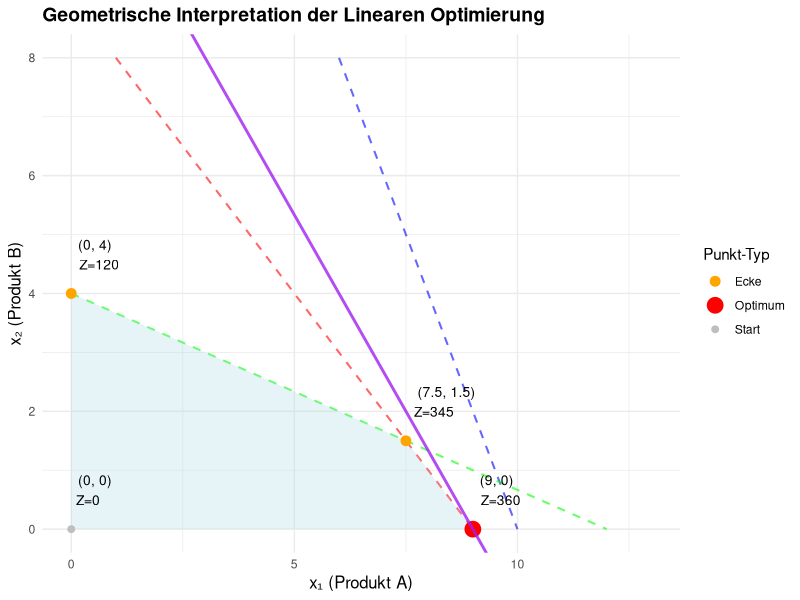
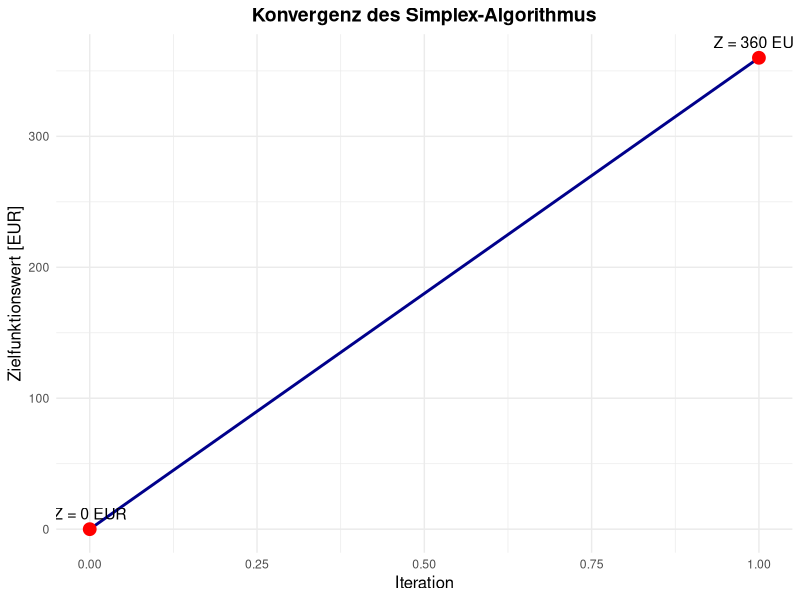

Write the R code that produced these figures, in order.
## ---- chunk 1
options(digits = 4)
knitr::opts_chunk$set(echo=FALSE, message=FALSE, warning=FALSE, cache=FALSE, 
                      dev.args=list(pointsize=11), size="scriptsize")
library(tidyverse)
library(gridExtra)
library(knitr)
## ---- chunk 2
# Initiales Tableau
tableau_0 <- data.frame(
  Basis = c("$s_1$", "$s_2$", "$s_3$", "Z"),
  x_1 = c(4, 10, 1, -40),
  x_2 = c(2, 30, 1, -30),
  s_1 = c(1, 0, 0, 0),
  s_2 = c(0, 1, 0, 0),
  s_3 = c(0, 0, 1, 0),
  RHS = c(40, 120, 9, 0)
)

colnames(tableau_0) <- c("Basis", "$x_1$", "$x_2$", "$s_1$", "$s_2$", "$s_3$", "RHS")
knitr::kable(tableau_0, escape=FALSE, caption = "Initiales Simplex-Tableau (Iteration 0)")
## ---- chunk 3
tableau_1 <- data.frame(
  Basis = c("$s_1$", "$s_2$", "$x_1$", "Z"),
  x_1 = c(0, 0, 1, 0),
  x_2 = c(-2, 20, 1, 10),
  s_1 = c(1, 0, 0, 0),
  s_2 = c(0, 1, 0, 0),
  s_3 = c(-4, -10, 1, 40),
  RHS = c(4, 30, 9, 360)
)

colnames(tableau_1) <- c("Basis", "$x_1$", "$x_2$", "$s_1$", "$s_2$", "$s_3$", "RHS")
knitr::kable(tableau_1, escape=FALSE, caption = "Simplex-Tableau nach Iteration 1 (optimal)")
## ---- chunk 4
# Ressourcen-Auslastung
resources <- data.frame(
  Ressource = c("Arbeitszeit", "Material", "Lager"),
  Verfügbar = c(40, 120, 9),
  Verbraucht = c(
    4*9 + 2*0,
    10*9 + 30*0,
    9 + 0
  ),
  Restkapazität = c(
    40 - (4*9 + 2*0),
    120 - (10*9 + 30*0),
    9 - (9 + 0)
  )
)

resources$`Auslastung (%)` <- round((resources$Verbraucht / resources$Verfügbar) * 100, 1)

knitr::kable(resources, caption = "Ressourcen-Auslastung bei optimaler Lösung")
## ---- chunk 5
# Zulässiger Bereich definieren
x1 <- seq(0, 15, 0.1)

# Nebenbedingungen als Linien
y1 <- (40 - 4*x1) / 2  # 4x1 + 2x2 <= 40
y2 <- (120 - 10*x1) / 30  # 10x1 + 30x2 <= 120
y3 <- 9 - x1  # x1 + x2 <= 9

# Eckpunkte des zulässigen Bereichs
corners <- data.frame(
  x1 = c(0, 0, 7.5, 9),
  x2 = c(0, 4, 1.5, 0),
  Typ = c("Start", "Ecke", "Ecke", "Optimum")
)

# Gewinn für jeden Eckpunkt
corners$Gewinn <- 40*corners$x1 + 30*corners$x2

ggplot() +
  # Nebenbedingungen
  geom_line(aes(x=x1, y=y1), color="blue", linetype="dashed", alpha=0.6, linewidth=0.7) +
  geom_line(aes(x=x1, y=y2), color="green", linetype="dashed", alpha=0.6, linewidth=0.7) +
  geom_line(aes(x=x1, y=y3), color="red", linetype="dashed", alpha=0.6, linewidth=0.7) +
  
  # Zulässiger Bereich
  geom_ribbon(aes(x=x1, ymin=0, ymax=pmin(y1,y2,y3,9)), 
              fill="lightblue", alpha=0.3) +
  
  # Eckpunkte
  geom_point(data=corners, aes(x=x1, y=x2, color=Typ, size=Typ)) +
  geom_text(data=corners, aes(x=x1, y=x2, label=paste0("(", x1, ", ", x2, ")\nZ=", Gewinn)),
            vjust=-0.8, hjust=-0.2, size=3.5) +
  
  # Iso-Gewinnlinie durch Optimum
  geom_abline(intercept=360/30, slope=-40/30, color="purple", linewidth=1, alpha=0.8) +
  
  scale_color_manual(values=c("Start"="gray", "Ecke"="orange", "Optimum"="red")) +
  scale_size_manual(values=c("Start"=2, "Ecke"=3, "Optimum"=5)) +
  
  xlim(0, 13) + ylim(0, 8) +
  labs(title="Geometrische Interpretation der Linearen Optimierung",
       x="x₁ (Produkt A)",
       y="x₂ (Produkt B)",
       color="Punkt-Typ", size="Punkt-Typ") +
  theme_minimal() +
  theme(plot.title=element_text(size=14, face="bold"),
        axis.title=element_text(size=12),
        legend.position="right")
## ---- chunk 6
library(lpSolve)
A <- matrix(c(4, 2, 10, 30, 1, 1), nrow=3, byrow=TRUE)
result <- lp("max", c(40, 30), A, rep("<=", 3), c(40, 120, 9))
## ---- chunk 7
# Schöne Abschlussgrafik
set.seed(42)
simplex_summary <- data.frame(
  Iteration = 0:1,
  x1 = c(0, 9),
  x2 = c(0, 0),
  Gewinn = c(0, 360)
)

ggplot(simplex_summary, aes(x=Iteration, y=Gewinn)) +
  geom_line(color="darkblue", linewidth=1) +
  geom_point(color="red", size=4) +
  geom_text(aes(label=paste0("Z = ", Gewinn, " EUR")), 
            vjust=-0.8, hjust=0.5, size=4) +
  labs(title="Konvergenz des Simplex-Algorithmus",
       y="Zielfunktionswert [EUR]") +
  theme_minimal() +
  theme(plot.title=element_text(size=14, face="bold", hjust=0.5),
        axis.title=element_text(size=12))
